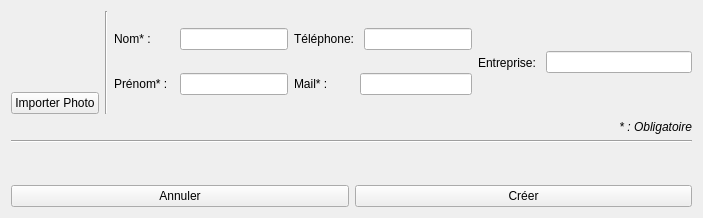
<?xml version="1.0" encoding="UTF-8"?>
<ui version="4.0">
 <class>CreationContact</class>
 <widget class="QWidget" name="CreationContact">
  <property name="geometry">
   <rect>
    <x>0</x>
    <y>0</y>
    <width>703</width>
    <height>218</height>
   </rect>
  </property>
  <property name="windowTitle">
   <string>Form</string>
  </property>
  <layout class="QVBoxLayout" name="verticalLayout_2">
   <item>
    <layout class="QHBoxLayout" name="layout_champs">
     <item>
      <layout class="QVBoxLayout" name="layout_photo">
       <item alignment="Qt::AlignHCenter">
        <widget class="QLabel" name="image">
         <property name="minimumSize">
          <size>
           <width>75</width>
           <height>75</height>
          </size>
         </property>
         <property name="maximumSize">
          <size>
           <width>75</width>
           <height>75</height>
          </size>
         </property>
         <property name="layoutDirection">
          <enum>Qt::LeftToRight</enum>
         </property>
         <property name="frameShape">
          <enum>QFrame::NoFrame</enum>
         </property>
         <property name="text">
          <string/>
         </property>
         <property name="alignment">
          <set>Qt::AlignCenter</set>
         </property>
        </widget>
       </item>
       <item>
        <widget class="QPushButton" name="b_importerImage">
         <property name="text">
          <string>Importer Photo</string>
         </property>
        </widget>
       </item>
      </layout>
     </item>
     <item>
      <widget class="Line" name="line_2">
       <property name="orientation">
        <enum>Qt::Vertical</enum>
       </property>
      </widget>
     </item>
     <item>
      <layout class="QVBoxLayout" name="layout_nom_prenom">
       <item>
        <layout class="QHBoxLayout" name="layout_nom">
         <item>
          <widget class="QLabel" name="l_nom_2">
           <property name="minimumSize">
            <size>
             <width>60</width>
             <height>0</height>
            </size>
           </property>
           <property name="text">
            <string>Nom* :</string>
           </property>
          </widget>
         </item>
         <item>
          <widget class="QLineEdit" name="le_nom"/>
         </item>
        </layout>
       </item>
       <item>
        <layout class="QHBoxLayout" name="layout_prenom">
         <item>
          <widget class="QLabel" name="l_prenom">
           <property name="minimumSize">
            <size>
             <width>60</width>
             <height>0</height>
            </size>
           </property>
           <property name="text">
            <string>Prénom* : </string>
           </property>
          </widget>
         </item>
         <item>
          <widget class="QLineEdit" name="le_prenom"/>
         </item>
        </layout>
       </item>
      </layout>
     </item>
     <item>
      <layout class="QVBoxLayout" name="layout_infos">
       <item>
        <layout class="QHBoxLayout" name="layout_tel">
         <item>
          <widget class="QLabel" name="l_tel">
           <property name="minimumSize">
            <size>
             <width>60</width>
             <height>0</height>
            </size>
           </property>
           <property name="text">
            <string>Téléphone: </string>
           </property>
          </widget>
         </item>
         <item>
          <widget class="QLineEdit" name="le_tel"/>
         </item>
        </layout>
       </item>
       <item>
        <layout class="QHBoxLayout" name="layout_mail">
         <item>
          <widget class="QLabel" name="l_mail">
           <property name="minimumSize">
            <size>
             <width>60</width>
             <height>0</height>
            </size>
           </property>
           <property name="text">
            <string>Mail* : </string>
           </property>
          </widget>
         </item>
         <item>
          <widget class="QLineEdit" name="le_mail"/>
         </item>
        </layout>
       </item>
      </layout>
     </item>
     <item>
      <widget class="QLabel" name="l_entreprise">
       <property name="minimumSize">
        <size>
         <width>60</width>
         <height>0</height>
        </size>
       </property>
       <property name="text">
        <string>Entreprise: </string>
       </property>
      </widget>
     </item>
     <item>
      <widget class="QLineEdit" name="le_entreprise"/>
     </item>
    </layout>
   </item>
   <item>
    <widget class="QLabel" name="l_obligation">
     <property name="font">
      <font>
       <italic>true</italic>
      </font>
     </property>
     <property name="text">
      <string>* : Obligatoire</string>
     </property>
     <property name="alignment">
      <set>Qt::AlignRight|Qt::AlignTrailing|Qt::AlignVCenter</set>
     </property>
    </widget>
   </item>
   <item>
    <widget class="Line" name="line">
     <property name="orientation">
      <enum>Qt::Horizontal</enum>
     </property>
    </widget>
   </item>
   <item>
    <widget class="QLabel" name="l_infoText">
     <property name="text">
      <string/>
     </property>
    </widget>
   </item>
   <item>
    <spacer name="verticalSpacer">
     <property name="orientation">
      <enum>Qt::Vertical</enum>
     </property>
     <property name="sizeHint" stdset="0">
      <size>
       <width>20</width>
       <height>40</height>
      </size>
     </property>
    </spacer>
   </item>
   <item>
    <layout class="QHBoxLayout" name="layout_buttons">
     <item>
      <widget class="QPushButton" name="b_annuler">
       <property name="whatsThis">
        <string>Annuler la création d'un contact</string>
       </property>
       <property name="text">
        <string>Annuler</string>
       </property>
      </widget>
     </item>
     <item>
      <widget class="QPushButton" name="b_creer">
       <property name="text">
        <string>Créer</string>
       </property>
      </widget>
     </item>
    </layout>
   </item>
  </layout>
 </widget>
 <resources/>
 <connections/>
</ui>
